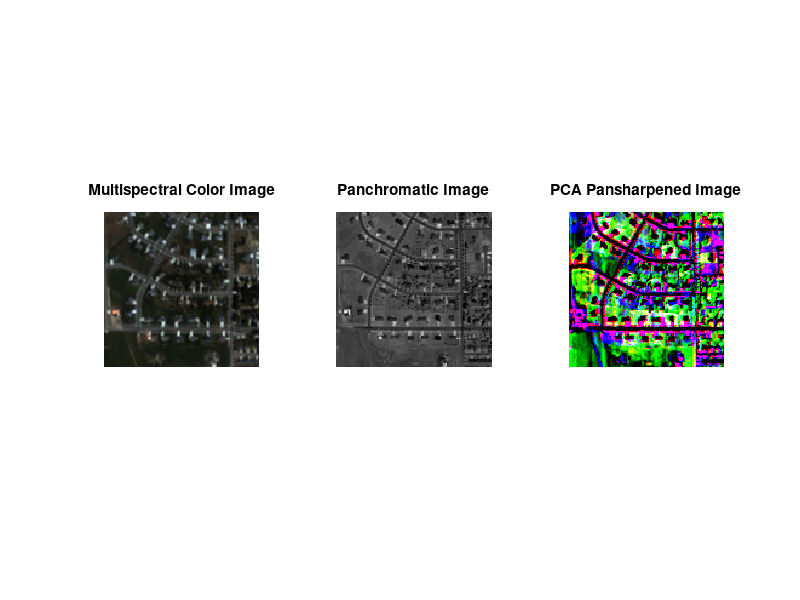
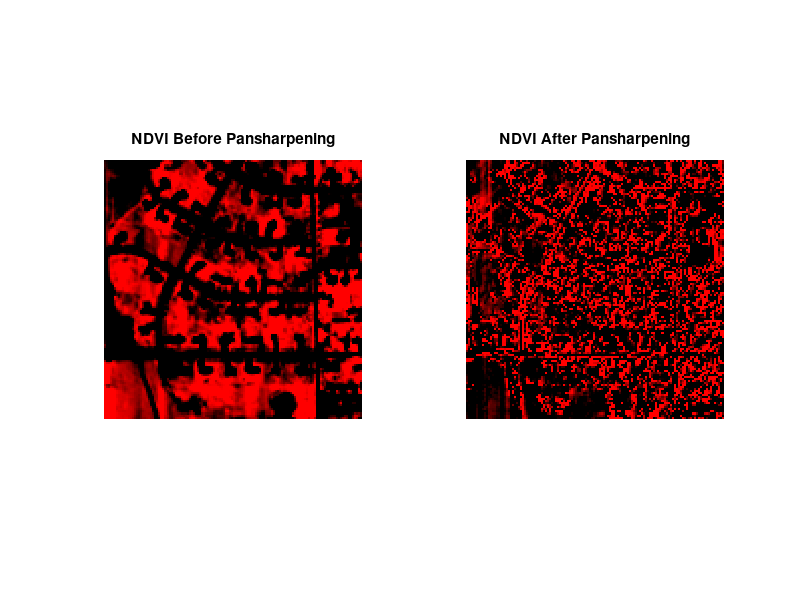
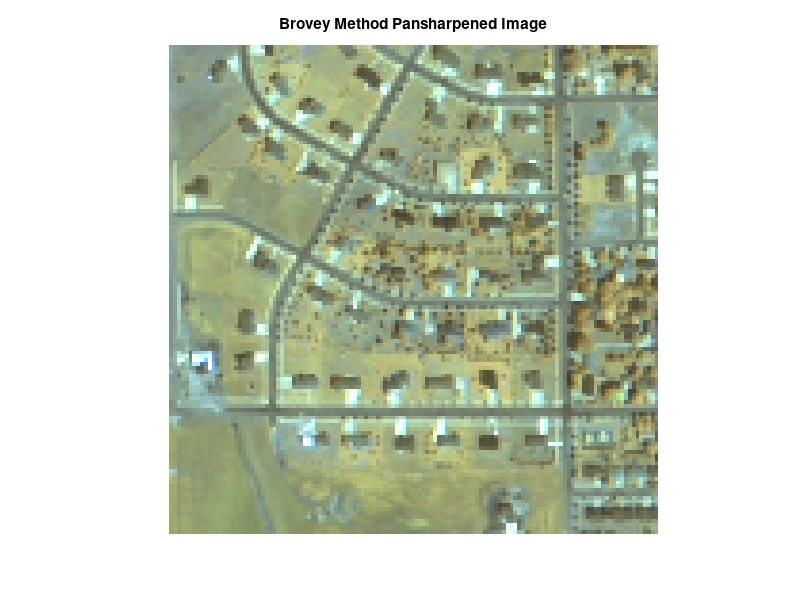

MATLAB code to generate these figures, in order:
close all

% Load the image dataset
%load Sentinel2-data.mat;

%Sentinel2_data = struct2cell(load("Sentinel2-data.mat"));

numSlices = 5;

chosenImage = 5;

% Load the image dataset
load pan_IKONOS.mat;

pan_IKONOS = struct2cell(load("pan_IKONOS.mat"));

% Combine the multispectral and panchromatic data
ms_data = struct2cell(load("ms_IKONOS.mat"));

%ms_data = ms_data{1, 1}; % Assuming that the multispectral data is stored in a field named 'data'
pan_data = load("pan_IKONOS.mat"); % Assuming that the panchromatic data is stored in a field named 'data'

panchromatic_image = pan_IKONOS{1, 1};

% Resize multispectral images to match panchromatic image size
[m, n] = size(panchromatic_image);
multispectral_images = cellfun(@(x) imresize(x, [m, n]), ms_data, 'UniformOutput', false);

% Combine multispectral images into a single matrix
multispectral_matrix = cell2mat(reshape(multispectral_images, 1, 1, []));

% Perform PCA on the multispectral images
mean_multispectral = mean(multispectral_matrix, 3);
centered_multispectral = multispectral_matrix - repmat(mean_multispectral, 1, 1, size(multispectral_matrix, 3));

% Reshape the centered_multispectral to a 2D matrix for PCA
reshaped_multispectral = reshape(centered_multispectral, [], size(centered_multispectral, 3));

%panchromatic_image = upsample_ms(panchromatic_image);

reshaped_multispectral(:, 1) = reshape(panchromatic_image, m*n, 1);

% Compute the covariance matrix using X^T*X
covariance_matrix_multispectral = (reshaped_multispectral' * reshaped_multispectral) / (size(reshaped_multispectral, 1) - 1);

% Perform PCA on the covariance matrix
[eigenvectors_multispectral, eigenvalues_multispectral] = eig(covariance_matrix_multispectral);

% Sort eigenvectors based on eigenvalues in descending order
[eigenvalues_multispectral, sorted_indices_multispectral] = sort(diag(eigenvalues_multispectral), 'descend');
eigenvectors_multispectral = eigenvectors_multispectral(:, sorted_indices_multispectral);

% Number of principal components to keep
num_components = 4;

% Use the first 'num_components' principal components for pansharpening
top_pcs_multispectral = eigenvectors_multispectral(:, 1:num_components);

% Pansharpening using the top principal components
pansharpened_components = reshape(reshaped_multispectral * top_pcs_multispectral, m, n, num_components);
pansharpened_image = sum(pansharpened_components, 4) + panchromatic_image;

NIR = rescale(multispectral_images{1, 1}(:,:,4));
R = rescale(multispectral_images{1, 1}(:,:,3));
G = rescale(multispectral_images{1, 1}(:,:,2));
B = rescale(multispectral_images{1, 1}(:,:,1));

NDVI = normalize(((NIR) - (R)) ./ ((NIR) + (R)));

NIR_P = normalize(pansharpened_components(:,:,4));
R_P = normalize(pansharpened_components(:,:,3));
G_P = normalize(pansharpened_components(:,:,2));
B_P = normalize(panchromatic_image);

NDVI_P = (NIR_P - R_P) ./ (NIR_P + R_P);

figure;
subplot(1, 3, 1);
imshow(cat(3, R, G, B));
title(['Multispectral Color Image']);
subplot(1, 3, 2);
imshow(panchromatic_image, []);
title(['Panchromatic Image']);
subplot(1, 3, 3);
imshow(cat(3, B_P, G_P, R_P), []);
title(['PCA Pansharpened Image']);

figure;
subplot(1, 2, 1);
imshow(cat(3, NDVI, zeros(m, n), zeros(m,n)), []);
title(['NDVI Before Pansharpening'])
subplot(1, 2, 2);
imshow(cat(3, NDVI_P, zeros(m, n), zeros(m,n)), []);
title(['NDVI After Pansharpening']);


% -------------------------------------------------------------------------

multispectral_bands = multispectral_images{1,1};
denominator = multispectral_bands(:,:,1) + multispectral_bands(:,:,2) + multispectral_bands(:,:,3);

fused_band1 = (multispectral_bands(:,:,1).*panchromatic_image)./denominator;
fused_band2 = (multispectral_bands(:,:,2).*panchromatic_image)./denominator;
fused_band3 = (multispectral_bands(:,:,3).*panchromatic_image)./denominator;

fused_image = cat(3, fused_band1, fused_band2, fused_band3)/255;
figure;
imshow(fused_image);
title(['Brovey Method Pansharpened Image'])
